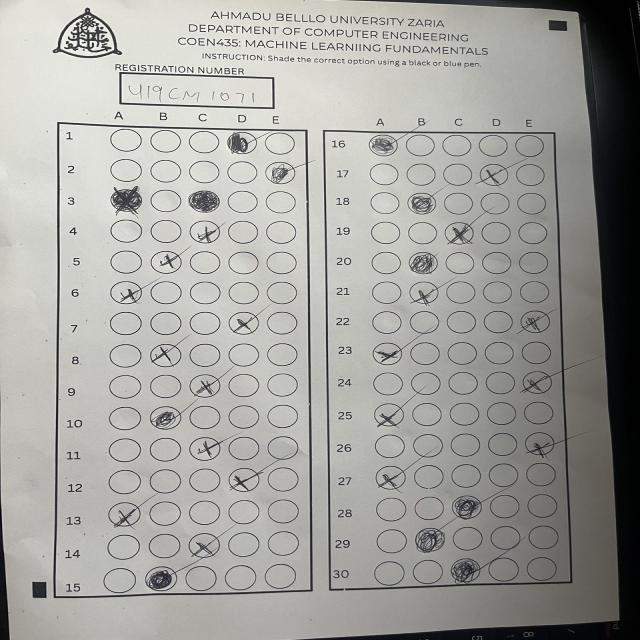
#> input picture mcq-grading.v2i.yolov8/test/images/Sheet32_jpg.rf.34b4412e7b6a641a1bdcd73df0405d62.jpg, 640 x 640 px
$ python -i bubble_decoder_contour_fixed.py   (imports and definitions only)
#> lines starting #> are read from the running program, lines starting #| are printed output that depends on the picture; after the words box and inside, x2 and y2 are one past the last pixel; in counts of white or black regions, pixels touching at a corner belong together
#> further down, picture is the input picture: shape (640, 640, 3); mean B, G, R 158.3, 162.5, 162.5
import os
import cv2
import numpy as np

# Configuration
LABEL_DIR = r"C:\Users\Ahmad Bala\runs\detect\predict\labels"
IMAGE_DIR = r"C:\Users\Ahmad Bala\Desktop\MCQ PJ\mcq-grading.v2i.yolov8\test\images"

# Answer key
answer_key = {
    f"q{i}": opt for i, opt in zip(range(1, 31),
    ["a", "a", "a", "d", "e",  # q1 - q5
     "a", "b", "c", "d", "e",  # q6 - q10
     "a", "b", "c", "d", "e",  # q11 - q15
     "a", "b", "a", "d", "e",  # q16 - q20
     "a", "b", "d", "d", "e",  # q21 - q25
     "a", "b", "e", "d", "e"   # q26 - q30
])}


# Detect the top and bottom zones using contour analysis
def detect_answer_zones(image):
    gray = cv2.cvtColor(image, cv2.COLOR_BGR2GRAY)
    blurred = cv2.GaussianBlur(gray, (7, 7), 0)
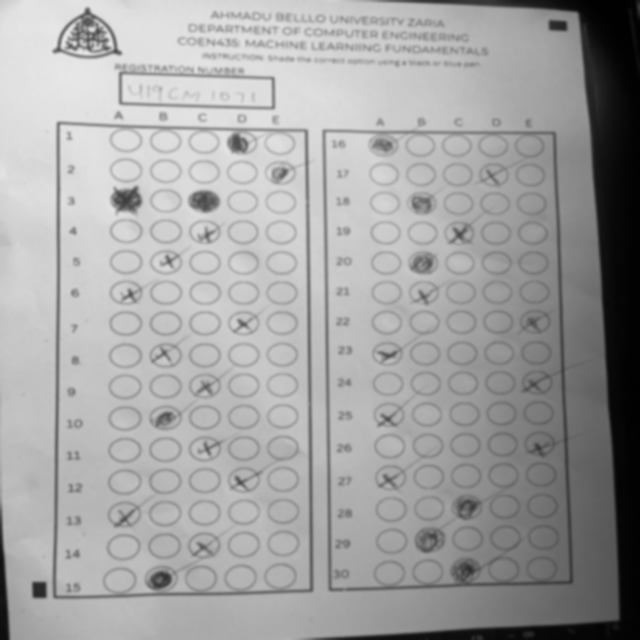
#> blurred: shape (640, 640); min 0, max 231, mean 162.1
    edged = cv2.Canny(blurred, 30, 150)
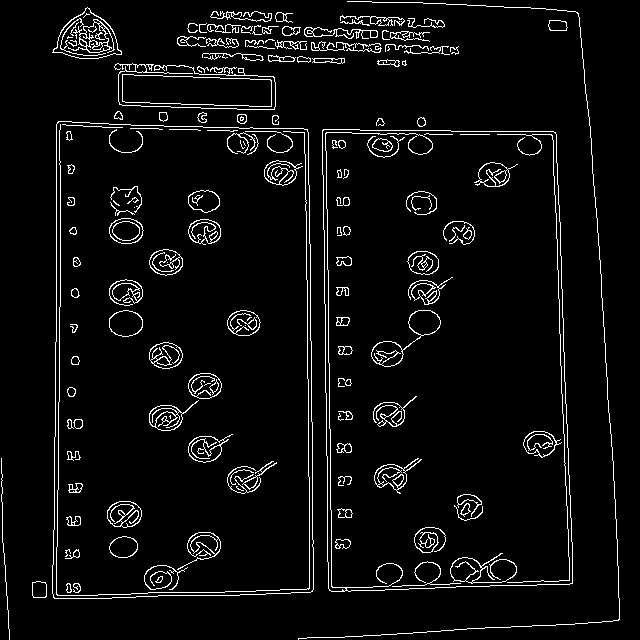
#> edged: shape (640, 640); 5% white in thin lines or dots
    contours, _ = cv2.findContours(edged, cv2.RETR_EXTERNAL, cv2.CHAIN_APPROX_SIMPLE)
#> contours = 51 contours, 23 with area under 20; largest, box (x1, y1, x2, y2) and area: (52, 121, 314, 599) 120136, (322, 129, 573, 592) 109204, (122, 74, 272, 107) 4064, (52, 7, 122, 59) 2156, (32, 581, 47, 598) 212

    boxes = []
    for cnt in contours:
        area = cv2.contourArea(cnt)
        x, y, w, h = cv2.boundingRect(cnt)
        aspect = h / float(w)
        if area > 10000 and 0.5 < aspect < 2.0:
            boxes.append((x, y, x+w, y+h))
#> this loop made 51 passes
#> (area, x, y, w, h, aspect) on passes 1, 3, 4, 6, 8, 9, 10, 11, 12, 14, 16, 17: (211.5, 32, 581, 15, 17, 1.13), (109204.5, 322, 129, 251, 463, 1.84), (120136, 52, 121, 262, 478, 1.82), (58, 417, 117, 9, 10, 1.11), (75, 237, 114, 10, 10, 1), (56, 197, 112, 10, 11, 1.1), (61.5, 159, 112, 9, 10, 1.11), (46.5, 114, 111, 9, 9, 1), (4063.5, 122, 74, 150, 33, 0.22), (176, 114, 63, 162, 47, 0.29), (91, 377, 59, 23, 8, 0.348), (120, 312, 58, 33, 6, 0.182)
#> after the loop, boxes = [(322, 129, 573, 592), (52, 121, 314, 599)]

    boxes = sorted(boxes, key=lambda b: b[1])  # sort top to bottom
#> boxes = [(52, 121, 314, 599), (322, 129, 573, 592)]
    if len(boxes) >= 2:
        return boxes[:2]  # return top two zones
    return []

# Get question and option from a detected bubble
# [68 lines left out: functions get_question_option, grade_student, not called in this run]

# Main
# [18 lines not run here, left out]


>>> import cv2
>>> picture = cv2.imread('../mcq-grading.v2i.yolov8/test/images/Sheet32_jpg.rf.34b4412e7b6a641a1bdcd73df0405d62.jpg')
>>> result = detect_answer_zones(picture)
#> result = [(52, 121, 314, 599), (322, 129, 573, 592)]
